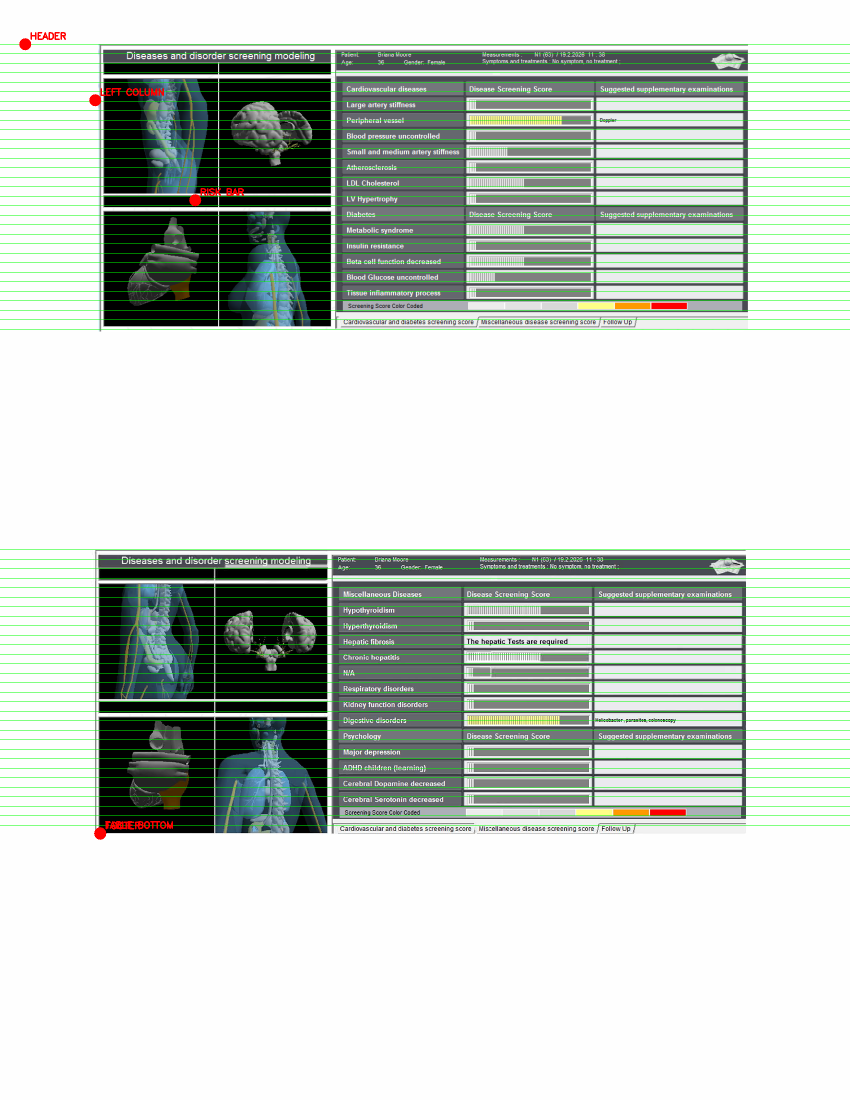
#> input picture anchor_debug.png, 1700 x 2200 px (shown at 1/2 size)
$ python -i anchors.py   (imports and definitions only)
#> lines starting #> are read from the running program, lines starting #| are printed output that depends on the picture; after the words box and inside, x2 and y2 are one past the last pixel; in counts of white or black regions, pixels touching at a corner belong together
import cv2
import numpy as np

def detect_table_divider(img):

    gray = cv2.cvtColor(img, cv2.COLOR_BGR2GRAY)

    edges = cv2.Canny(gray,50,150)

    lines = cv2.HoughLinesP(
        edges,
        1,
        np.pi/180,
        threshold=100,
        minLineLength=400,
        maxLineGap=10
    )

    candidates = []

    if lines is not None:

        for line in lines:

            x1,y1,x2,y2 = line[0]

            if abs(x1-x2) < 5:

                length = abs(y2-y1)

                if length > 600:

                    candidates.append(x1)

    if len(candidates)==0:
        return None

    return int(np.median(candidates))


def find_first_nonwhite_row(img):

    gray = cv2.cvtColor(img,cv2.COLOR_BGR2GRAY)

    h,w = gray.shape

    for y in range(h):

        if np.mean(gray[y]) < 250:

            return y

    return 0


def detect_left_column(img):

    gray = cv2.cvtColor(img,cv2.COLOR_BGR2GRAY)

    edges = cv2.Canny(gray,50,150)

    vertical_strength = np.sum(edges,axis=0)

    candidates = np.where(vertical_strength>200)[0]

    if len(candidates)==0:

        return 150

    return int(candidates[0])


def detect_footer(img):

    gray = cv2.cvtColor(img,cv2.COLOR_BGR2GRAY)

    h,w = gray.shape

    for y in range(h-1,0,-1):

        if np.mean(gray[y]) < 250:

            return y

    return None


def detect_all_anchors(img):

    anchors = {}

    header_y = find_first_nonwhite_row(img)

    left_x = detect_left_column(img)

    footer_y = detect_footer(img)

    anchors["header_y"] = header_y
    anchors["left_x"] = left_x
    anchors["footer_y"] = footer_y

    divider_x = detect_table_divider(img)

    if divider_x is not None:

        anchors["left_x"] = divider_x - 190
        anchors["risk_bar_x"] = divider_x + 20

    else:

        anchors["risk_bar_x"] = anchors["left_x"] + 200

    anchors["table_bottom_y"] = footer_y - 1 if footer_y is not None else img.shape[0]-1

    return anchors

>>> import cv2
>>> picture = cv2.imread('../anchor_debug.png')
#> picture is the input picture: shape (2200, 1700, 3); mean B, G, R 197.7, 203.6, 196.1
>>> result = detect_all_anchors(picture)
#> in find_first_nonwhite_row, `gray = cv2.cvtColor(img,cv2.COLOR_BGR2GRAY)`:
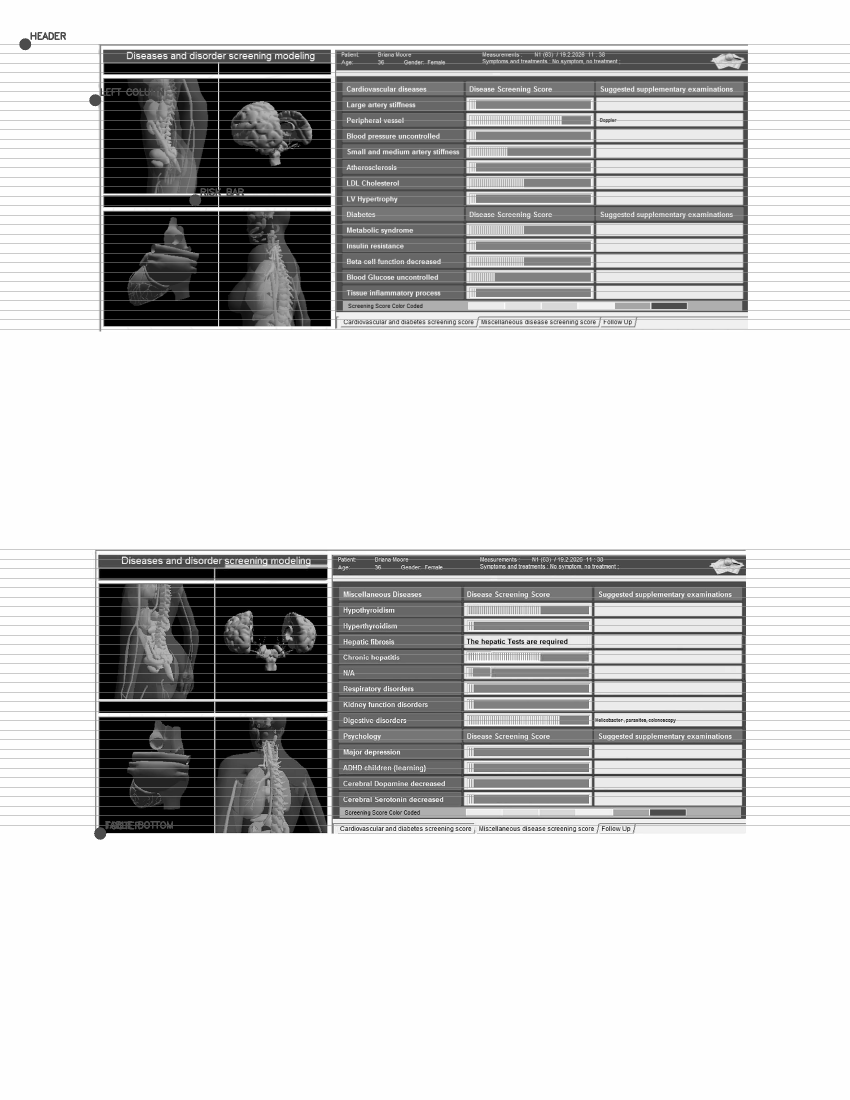
#> gray: shape (2200, 1700) (shown at 1/2 size); min 0, max 255, mean 200.7
#> in detect_all_anchors, `header_y = find_first_nonwhite_row(img)`: header_y = 65
#> in detect_left_column, `edges = cv2.Canny(gray,50,150)`:
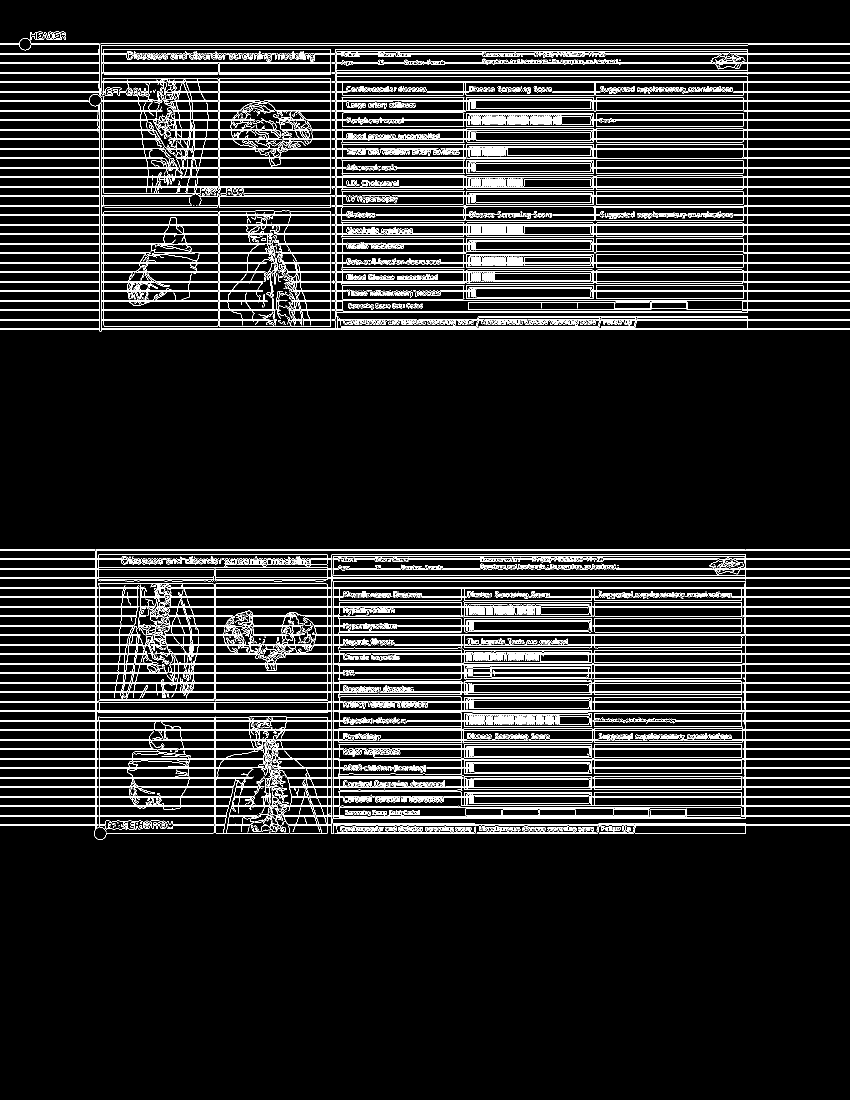
#> edges: shape (2200, 1700) (shown at 1/2 size); 9% white in thin lines or dots, all inside (x1, y1, x2, y2) = (0, 63, 1700, 1680)
#> in detect_left_column, `vertical_strength = np.sum(edges,axis=0)`: vertical_strength = 1700 values, max 262395 at index 198, min 16830 at index 664, mean 50244.6
#> in detect_left_column, `candidates = np.where(vertical_strength>200)[0]`: candidates = 1700 values from 0 to 1699
#> in detect_all_anchors, `left_x = detect_left_column(img)`: left_x = 0
#> in detect_all_anchors, `footer_y = detect_footer(img)`: footer_y = 1667
#> in detect_table_divider, `lines = cv2.HoughLinesP( edges, 1, np.pi/180, threshold=100, minLineLe..`: lines = 245 rows, first 6: [541, 1307, 1699, 1307], [62, 87, 1699, 87], [547, 524, 1699, 524], [0, 1423, 1699, 1423], [0, 146, 1699, 146], [0, 1138, 1699, 1138]
#> the loop in detect_table_divider, `for line in lines: ` made 245 passes
#> (x1, y1, x2, y2, length) on passes 183, 205, 206, 211, 212, 215, 216, 217, 218, 219, 221, 222: (198, 661, 198, 208, 453), (430, 1664, 430, 1117, 547), (663, 1664, 663, 1110, 554), (190, 1660, 190, 1102, 558), (192, 1655, 192, 1102, 553), (1495, 656, 1495, 90, 566), (670, 656, 670, 100, 556), (202, 662, 202, 192, 470), (428, 1664, 428, 1127, 537), (438, 651, 438, 107, 544), (673, 632, 673, 154, 478), (1491, 1666, 1491, 1110, 556)
#> after the loop in detect_table_divider, `for line in lines:`: candidates = []
#> result = {'header_y': 65, 'left_x': 0, 'footer_y': 1667, 'risk_bar_x': 200, 'table_bottom_y': 1666}

$ run again, on debug_block 2.png
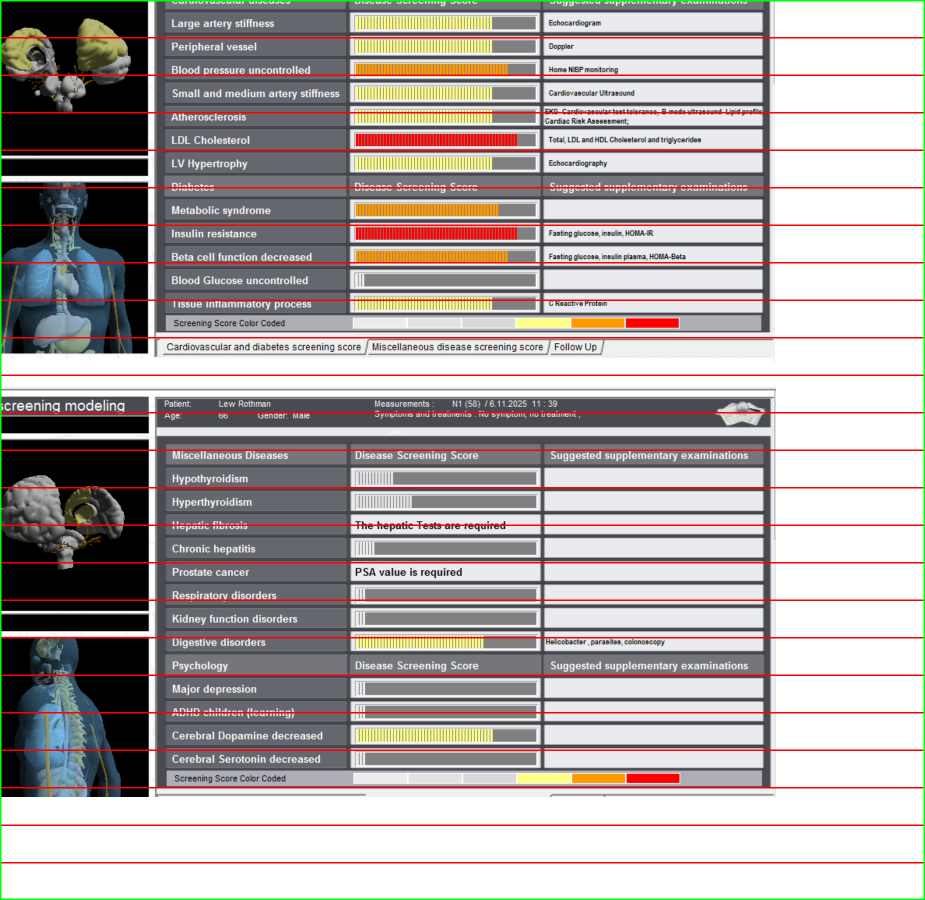
#> input picture debug_block 2.png, 1850 x 1800 px (shown at 1/2 size)
#> picture is the input picture: shape (1800, 1850, 3); mean B, G, R 163.4, 165.2, 173.7
#> in find_first_nonwhite_row, `gray = cv2.cvtColor(img,cv2.COLOR_BGR2GRAY)`:
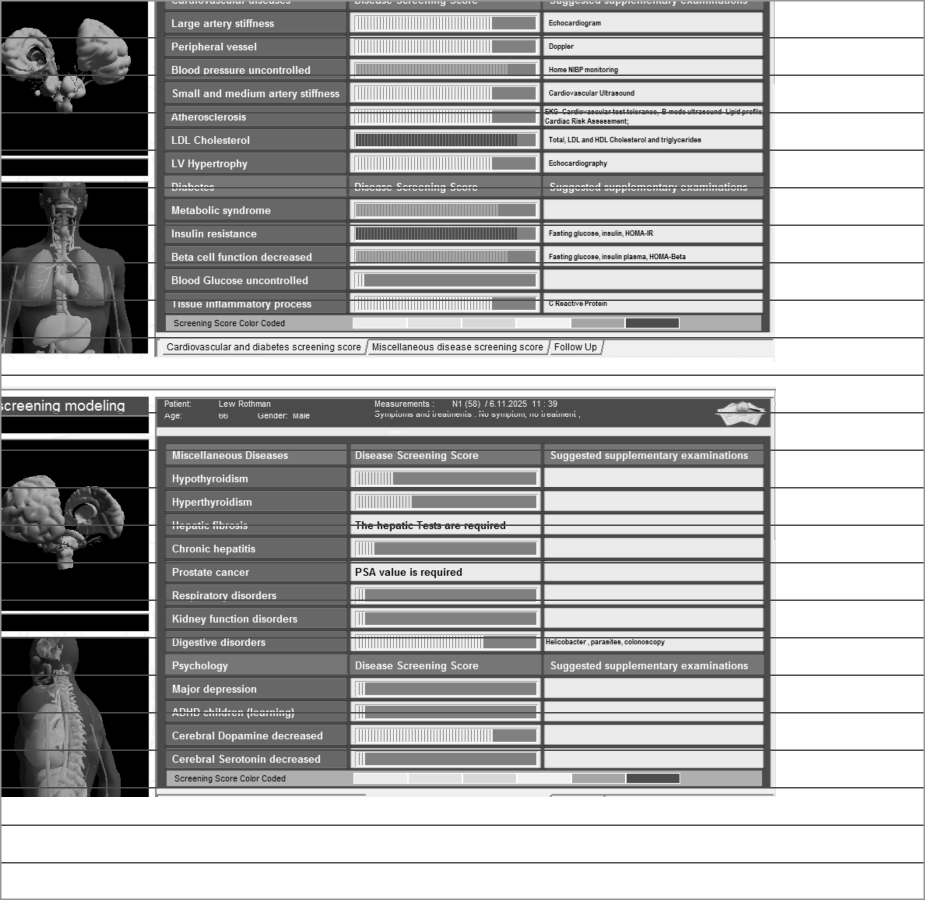
#> gray: shape (1800, 1850) (shown at 1/2 size); min 0, max 255, mean 167.5
#> header_y = 0
#> in detect_left_column, `edges = cv2.Canny(gray,50,150)`:
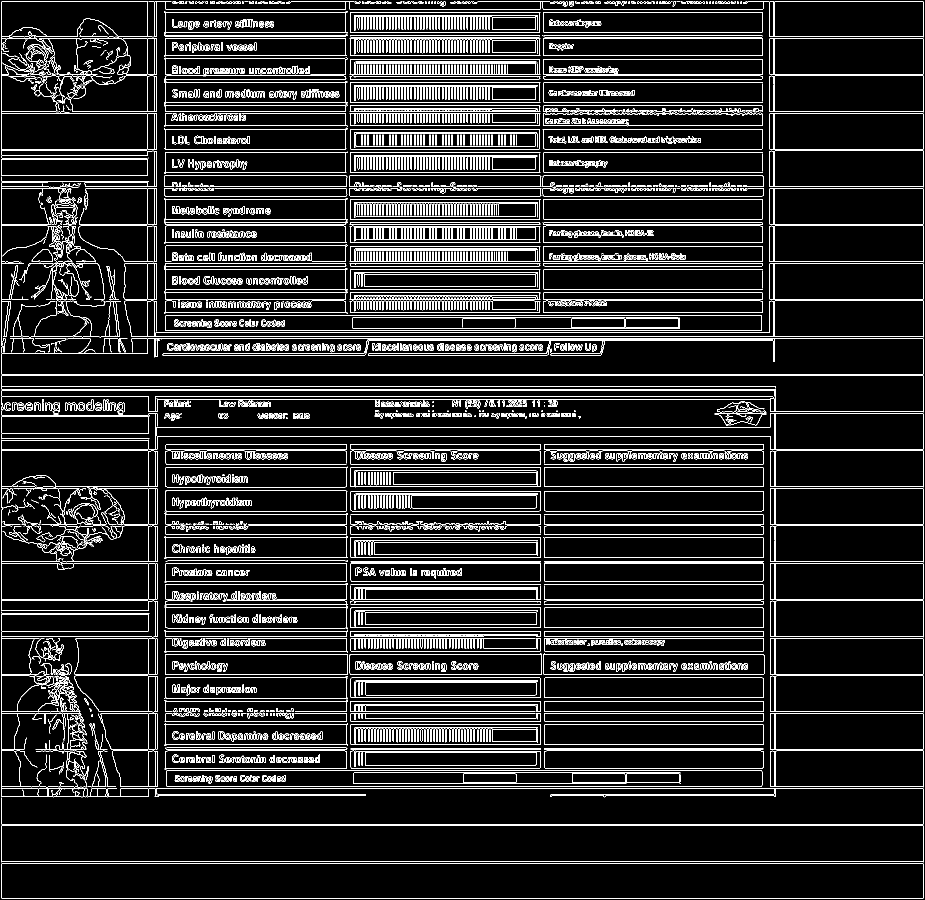
#> edges: shape (1800, 1850) (shown at 1/2 size); 9.5% white in thin lines or dots
#> vertical_strength = 1850 values, max 445740 at index 1846, min 0 at index 0, mean 43616.7
#> in detect_left_column, `candidates = np.where(vertical_strength>200)[0]`: candidates = 1845 values from 2 to 1846
#> left_x = 2
#> footer_y = 1799
#> lines = 148 rows, first 6: [4, 751, 1845, 751], [330, 298, 1523, 298], [331, 1198, 1527, 1198], [263, 673, 1846, 673], [3, 748, 1846, 748], [1092, 451, 1520, 451]
#> the loop in detect_table_divider, `for line in lines: ` made 148 passes
#> (x1, y1, x2, y2, length) on passes 20, 28, 95, 108, 111, 113, 114, 115: (1846, 1795, 1846, 3, 1792), (2, 1795, 2, 1231, 564), (1549, 722, 1549, 3, 719), (297, 1261, 297, 794, 467), (310, 1593, 310, 794, 799), (308, 714, 308, 3, 711), (1547, 723, 1547, 3, 720), (1541, 1573, 1541, 874, 699)
#> after the loop in detect_table_divider, `for line in lines:`: candidates = [1846, 1549, 310, 308, 1547, 1541, 314, 313, 295, 1539]
#> divider_x = 926
#> result = {'header_y': 0, 'left_x': 736, 'footer_y': 1799, 'risk_bar_x': 946, 'table_bottom_y': 1798}

$ run again, on debug_crop 2.png
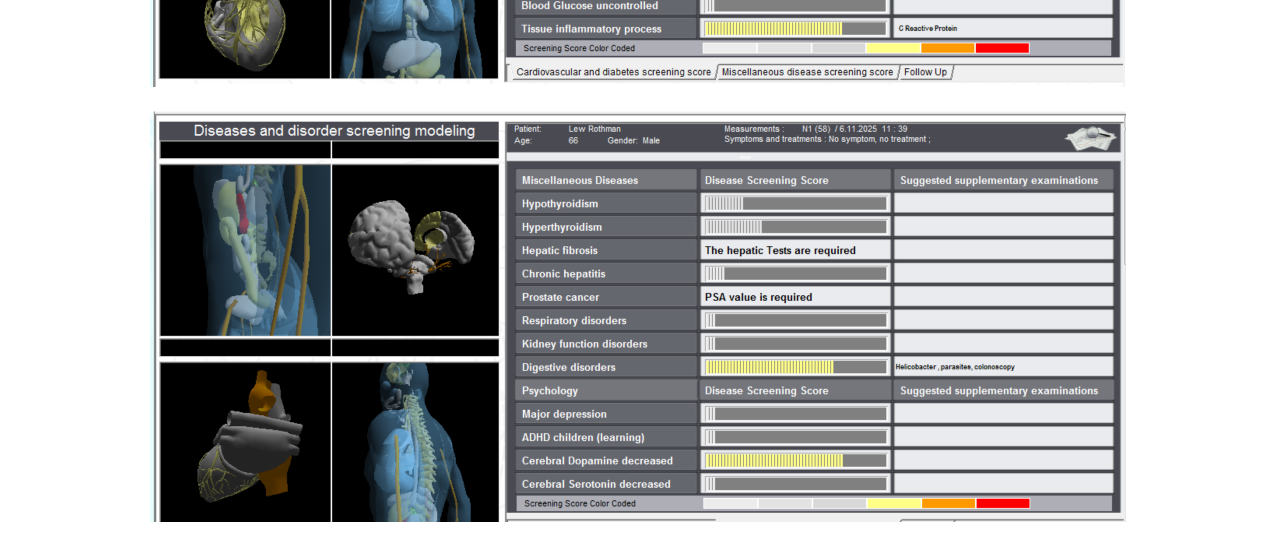
#> input picture debug_crop 2.png, 2550 x 1100 px (shown at 1/2 size)
#> picture is the input picture: shape (1100, 2550, 3); mean B, G, R 165.9, 164.9, 163.6
#> in find_first_nonwhite_row, `gray = cv2.cvtColor(img,cv2.COLOR_BGR2GRAY)`:
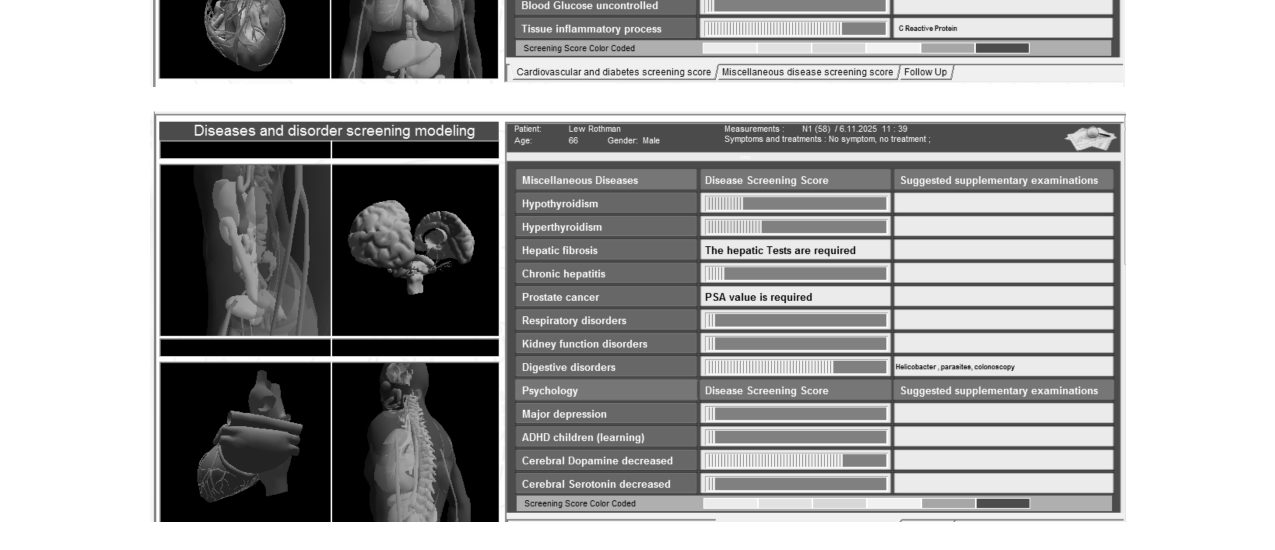
#> gray: shape (1100, 2550) (shown at 1/2 size); min 0, max 255, mean 164.6
#> header_y = 0
#> in detect_left_column, `edges = cv2.Canny(gray,50,150)`:
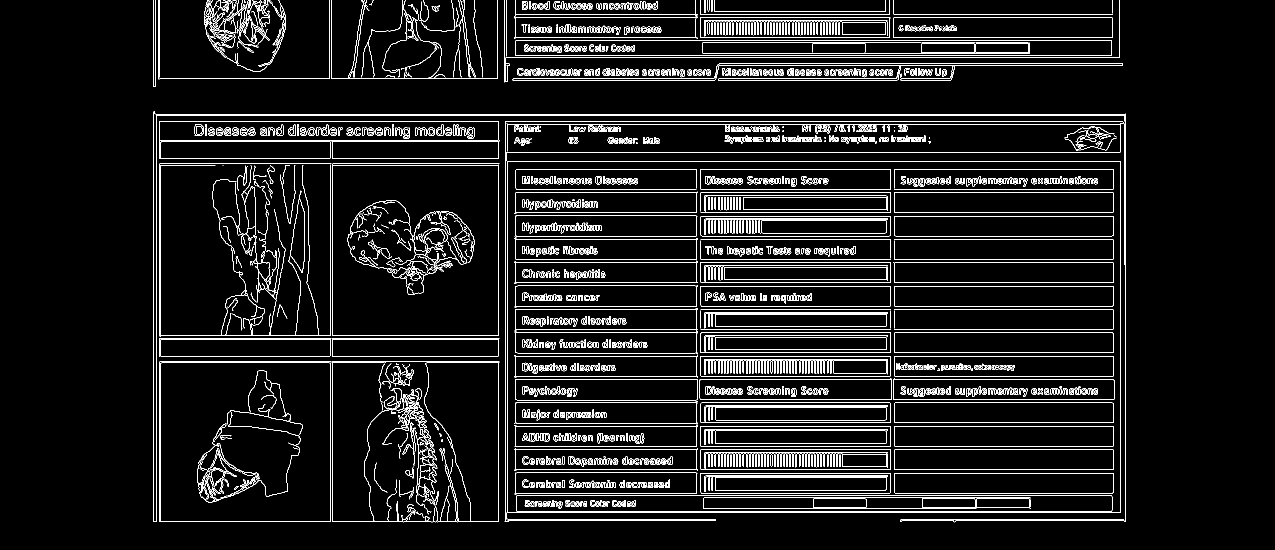
#> edges: shape (1100, 2550) (shown at 1/2 size); 6.2% white in thin lines or dots, all inside (x1, y1, x2, y2) = (306, 0, 2252, 1045)
#> vertical_strength = 2550 values, max 209610 at index 307, min 0 at index 0, mean 17522.2
#> in detect_left_column, `candidates = np.where(vertical_strength>200)[0]`: candidates = 1946 values from 306 to 2251
#> left_x = 306
#> footer_y = 1043
#> lines = 87 rows, first 6: [307, 230, 2251, 230], [307, 243, 997, 243], [307, 228, 2251, 228], [1029, 712, 2226, 712], [1008, 114, 2239, 114], [1029, 899, 2226, 899]
#> the loop in detect_table_divider, `for line in lines: ` made 87 passes
#> (x1, y1, x2, y2, length) on passes 52, 53, 56, 57, 59, 60, 70, 75: (307, 1043, 307, 223, 820), (1014, 1023, 1014, 323, 700), (664, 1043, 664, 328, 715), (1010, 1043, 1010, 243, 800), (312, 1043, 312, 231, 812), (2241, 1024, 2241, 324, 700), (1031, 759, 1031, 340, 419), (2251, 1043, 2251, 527, 516)
#> after the loop in detect_table_divider, `for line in lines:`: candidates = [307, 1014, 664, 1010, 312, 2241]
#> divider_x = 837
#> result = {'header_y': 0, 'left_x': 647, 'footer_y': 1043, 'risk_bar_x': 857, 'table_bottom_y': 1042}
